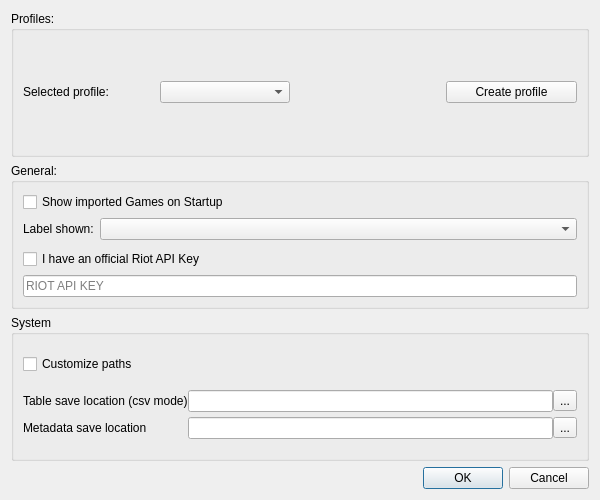
<?xml version="1.0" encoding="UTF-8"?>
<ui version="4.0">
 <class>settings_dialog</class>
 <widget class="QDialog" name="settings_dialog">
  <property name="geometry">
   <rect>
    <x>0</x>
    <y>0</y>
    <width>600</width>
    <height>500</height>
   </rect>
  </property>
  <property name="minimumSize">
   <size>
    <width>600</width>
    <height>500</height>
   </size>
  </property>
  <property name="maximumSize">
   <size>
    <width>600</width>
    <height>500</height>
   </size>
  </property>
  <property name="windowTitle">
   <string>settings</string>
  </property>
  <layout class="QVBoxLayout" name="verticalLayout">
   <item>
    <widget class="QGroupBox" name="profile_group">
     <property name="title">
      <string>Profiles:</string>
     </property>
     <layout class="QHBoxLayout" name="horizontalLayout_3">
      <item>
       <layout class="QGridLayout" name="profile_grid">
        <item row="0" column="3">
         <widget class="QPushButton" name="pushButton_profile">
          <property name="text">
           <string>Create profile</string>
          </property>
         </widget>
        </item>
        <item row="0" column="1">
         <widget class="QComboBox" name="comboBox_profile"/>
        </item>
        <item row="0" column="0">
         <widget class="QLabel" name="label_profile">
          <property name="text">
           <string>Selected profile:</string>
          </property>
         </widget>
        </item>
        <item row="0" column="2">
         <spacer name="horizontalSpacer">
          <property name="orientation">
           <enum>Qt::Orientation::Horizontal</enum>
          </property>
          <property name="sizeType">
           <enum>QSizePolicy::Policy::Fixed</enum>
          </property>
          <property name="sizeHint" stdset="0">
           <size>
            <width>150</width>
            <height>0</height>
           </size>
          </property>
         </spacer>
        </item>
       </layout>
      </item>
     </layout>
    </widget>
   </item>
   <item>
    <widget class="QGroupBox" name="general_group">
     <property name="title">
      <string>General:</string>
     </property>
     <layout class="QVBoxLayout" name="verticalLayout_2">
      <item>
       <widget class="QCheckBox" name="checkBox_imported">
        <property name="text">
         <string>Show imported Games on Startup</string>
        </property>
       </widget>
      </item>
      <item>
       <layout class="QFormLayout" name="formLayout_imported">
        <item row="0" column="0">
         <widget class="QLabel" name="label_imported">
          <property name="text">
           <string>Label shown:</string>
          </property>
         </widget>
        </item>
        <item row="0" column="1">
         <widget class="QComboBox" name="comboBox_imported"/>
        </item>
       </layout>
      </item>
      <item>
       <widget class="QCheckBox" name="checkBox_API">
        <property name="text">
         <string>I have an official Riot API Key</string>
        </property>
       </widget>
      </item>
      <item>
       <widget class="QLineEdit" name="lineEdit_API">
        <property name="placeholderText">
         <string>RIOT API KEY</string>
        </property>
       </widget>
      </item>
     </layout>
    </widget>
   </item>
   <item>
    <widget class="QGroupBox" name="system_group">
     <property name="title">
      <string>System</string>
     </property>
     <layout class="QVBoxLayout" name="verticalLayout_4">
      <item>
       <widget class="QCheckBox" name="checkBox_paths">
        <property name="text">
         <string>Customize paths</string>
        </property>
       </widget>
      </item>
      <item>
       <layout class="QGridLayout" name="paths_grid">
        <property name="horizontalSpacing">
         <number>0</number>
        </property>
        <property name="verticalSpacing">
         <number>5</number>
        </property>
        <item row="0" column="0">
         <widget class="QLabel" name="label_csv">
          <property name="text">
           <string>Table save location (csv mode)</string>
          </property>
         </widget>
        </item>
        <item row="1" column="0">
         <widget class="QLabel" name="label_meta">
          <property name="text">
           <string>Metadata save location</string>
          </property>
         </widget>
        </item>
        <item row="1" column="2">
         <widget class="QToolButton" name="toolButton_meta">
          <property name="text">
           <string>...</string>
          </property>
         </widget>
        </item>
        <item row="1" column="1">
         <widget class="QLineEdit" name="lineEdit_meta">
          <property name="text">
           <string/>
          </property>
         </widget>
        </item>
        <item row="0" column="1">
         <widget class="QLineEdit" name="lineEdit_csv">
          <property name="text">
           <string/>
          </property>
         </widget>
        </item>
        <item row="0" column="2">
         <widget class="QToolButton" name="toolButton_csv">
          <property name="text">
           <string>...</string>
          </property>
         </widget>
        </item>
       </layout>
      </item>
     </layout>
    </widget>
   </item>
   <item>
    <layout class="QHBoxLayout" name="horizontalLayout">
     <item>
      <widget class="QDialogButtonBox" name="settings_buttons">
       <property name="orientation">
        <enum>Qt::Orientation::Horizontal</enum>
       </property>
       <property name="standardButtons">
        <set>QDialogButtonBox::StandardButton::Cancel|QDialogButtonBox::StandardButton::Ok</set>
       </property>
      </widget>
     </item>
    </layout>
   </item>
  </layout>
 </widget>
 <resources/>
 <connections>
  <connection>
   <sender>settings_buttons</sender>
   <signal>accepted()</signal>
   <receiver>settings_dialog</receiver>
   <slot>accept()</slot>
   <hints>
    <hint type="sourcelabel">
     <x>248</x>
     <y>254</y>
    </hint>
    <hint type="destinationlabel">
     <x>157</x>
     <y>274</y>
    </hint>
   </hints>
  </connection>
  <connection>
   <sender>settings_buttons</sender>
   <signal>rejected()</signal>
   <receiver>settings_dialog</receiver>
   <slot>reject()</slot>
   <hints>
    <hint type="sourcelabel">
     <x>316</x>
     <y>260</y>
    </hint>
    <hint type="destinationlabel">
     <x>286</x>
     <y>274</y>
    </hint>
   </hints>
  </connection>
 </connections>
</ui>
